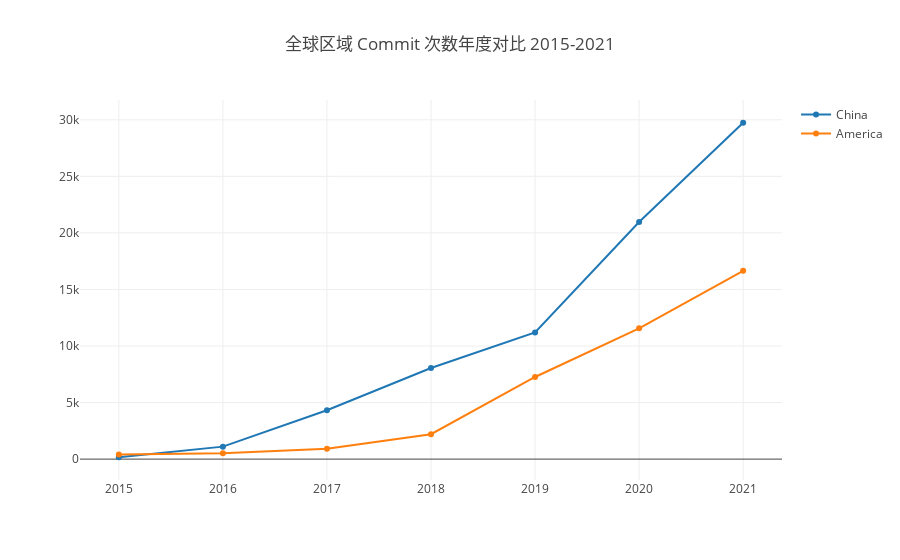

Notebook cell for this chart:
### Markdown cell above
#### Code Change Commits

Code Change Commits 是一个来自 CHAOSS 的指标，请参考 https://chaoss.community/metric-code-changes/。

Code Change Commits 包含如下的额外选项：

- messageFilter：用于根据 commit message 对 commit 进行筛选的正则表达式，如 '^feat:.\*' 或 '^(docs:|refactor:).\*'。默认值： null。

### Code cell
var startYear = 2015, startMonth = 1, endYear = 2021, endMonth = 12, x = [];
for (let y = startYear; y <= endYear; y++) x.push(`${y}`);
openDigger.metric.chaoss.codeChangeCommits({ labelIntersect: ['Region'], startYear, startMonth, endYear, endMonth, groupBy: 'Region', groupTimeRange: 'year', limit: -1, options: { messageFilter: '^feat:.*' } }).then(data => {
    openDigger.render.plotly(data.filter(row => row.name != 'Others').map(row => {
        return {
            x,
            y: row.count,
            mode: 'scatter',
            name: row.name
        };
    }), {title: `全球区域 Commit 次数年度对比 ${startYear}-${endYear}`, xaxis: {type: 'category'}});
});

### Figure 1 — Plotly figure (JSON) as saved in the notebook; plotly's stock layout.template omitted (floating-point values rounded to 4 significant figures)
{"data": [{"mode": "scatter", "name": "China", "x": ["2015", "2016", "2017", "2018", "2019", "2020", "2021"], "y": ["165", "1104", "4317", "8050", "11199", "20958", "29738"]}, {"mode": "scatter", "name": "America", "x": ["2015", "2016", "2017", "2018", "2019", "2020", "2021"], "y": ["400", "519", "923", "2202", "7261", "11563", "16648"]}], "layout": {"autosize": true, "title": {"text": "全球区域 Commit 次数年度对比 2015-2021"}, "xaxis": {"autorange": true, "range": [-0.3535, 6.354], "type": "category"}, "yaxis": {"autorange": true, "range": [-2275.0, 32180.0], "type": "linear"}}}
